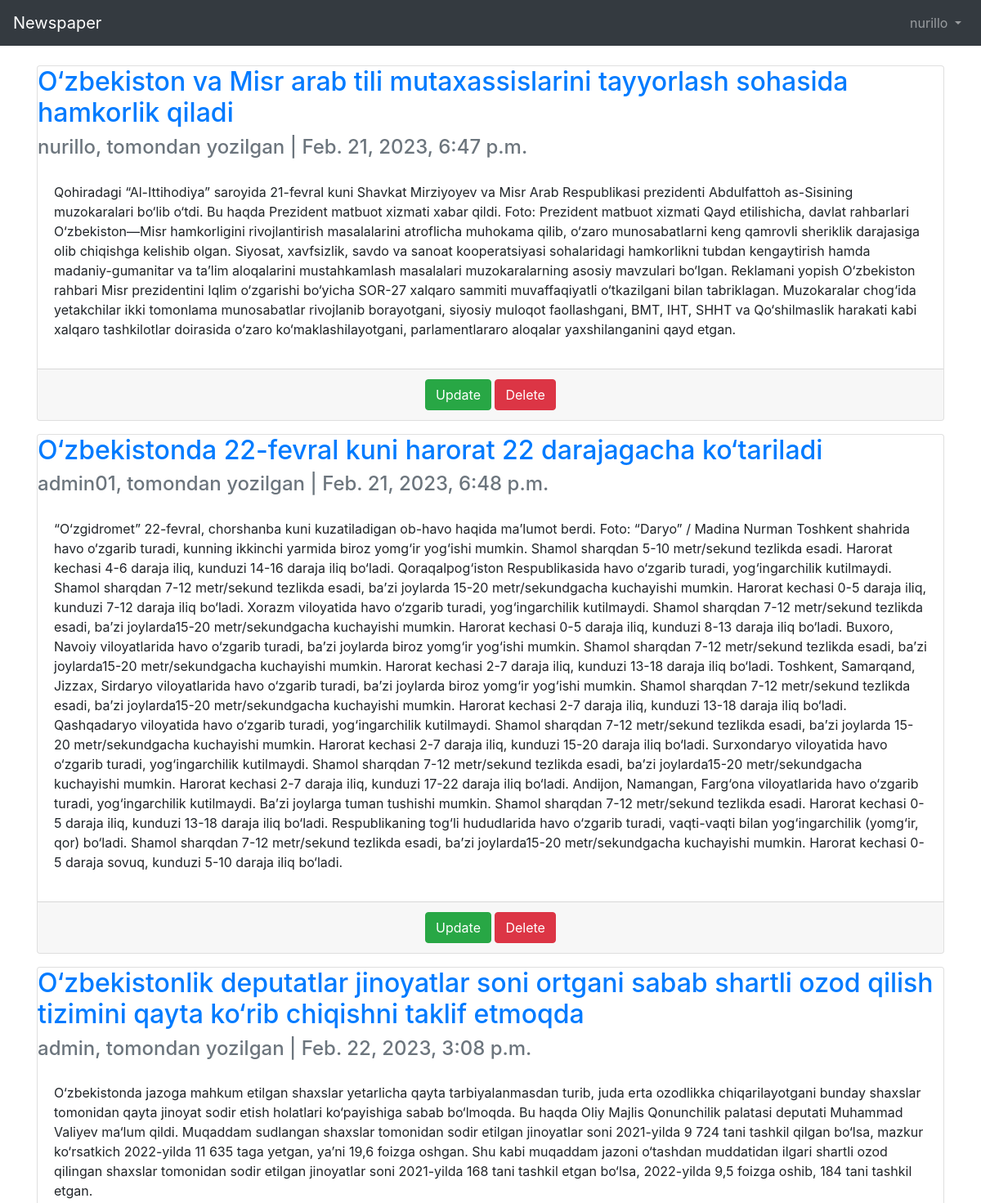
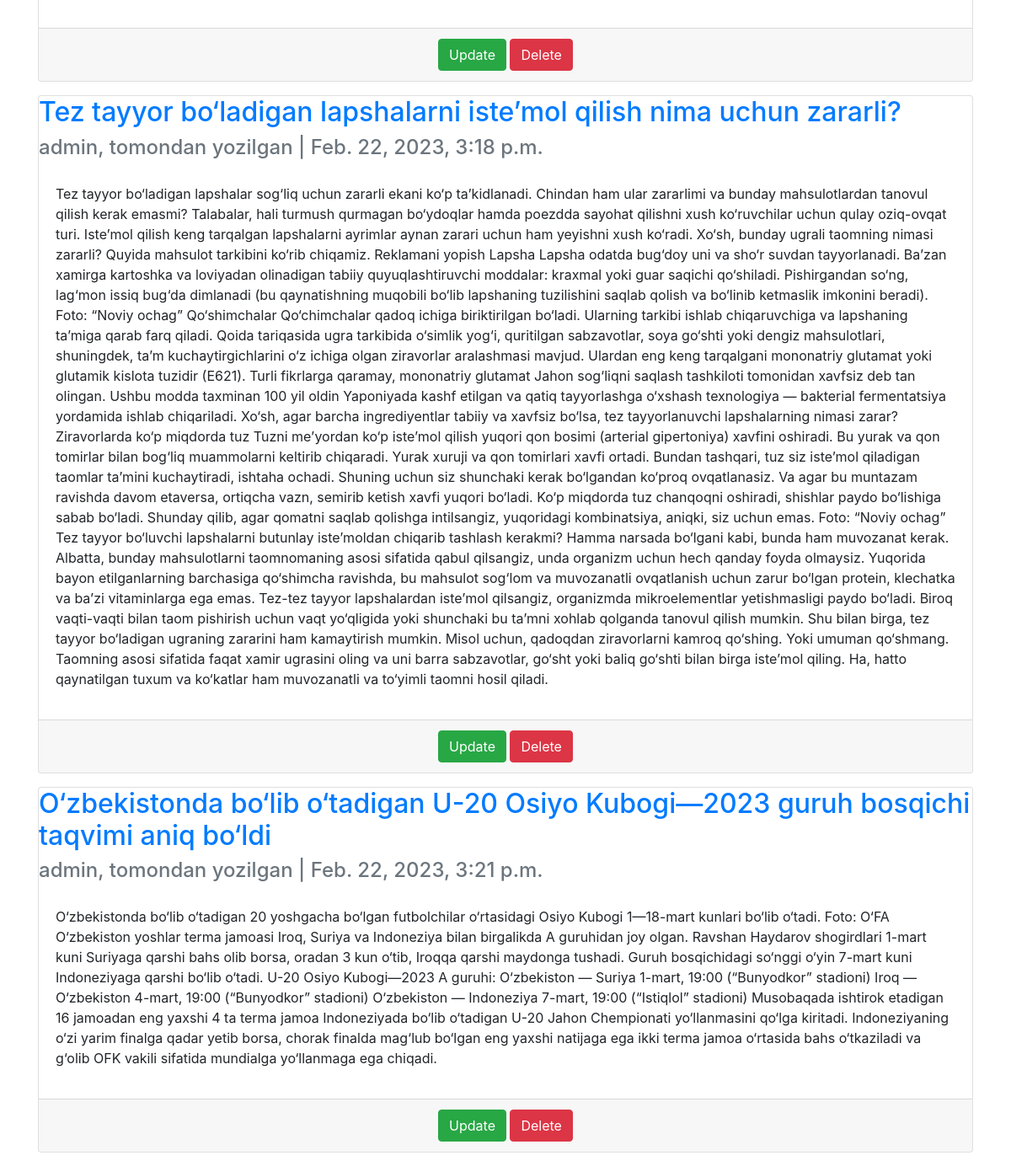
The page / (signed in) on the database its author committed (2 pictures, top to bottom).
### users/models.py (models this page shows)
class CustomUser(AbstractUser):
    firstname = models.CharField(max_length=50)
    lastname = models.CharField(max_length=100)
    email = models.EmailField(max_length=100)
    age = models.PositiveIntegerField(null=True, blank=True)
    address = models.CharField(max_length=200)
    phone = models.CharField(max_length=20)
    job = models.CharField(max_length=50)

### articles/models.py (models this page shows, shortened)
class Article(models.Model):
    author = models.ForeignKey(
        get_user_model(),
        on_delete=models.CASCADE,
    )
    title = models.CharField(max_length=255)
    body = models.TextField()
    image = models.ImageField(upload_to='images',
                              blank=True)
    date = models.DateTimeField(auto_now_add=True)

### articles/views.py (the view)
# urls.py: path('', ArticleListView.as_view(), name='article_list'),
class ArticleListView(ListView):
    model = Article
    template_name = 'article_list.html'

### templates/article_list.html
{% extends 'base.html'%} {%block title%} Articles {%endblock%} {%block content%} {% for i in object_list%}
<div class="card mb-3">
    <div class="card_header">
        <span class="font-weight-bold">
        <h2>
            <a href="{%url 'article_detail' i.pk%}" class="text-justify">
                {{i.title}}
            </a>
        </h2>
       </span>
        <span class="text-muted">
        <h4>
            {{i.author}}, tomondan yozilgan | {{i.date}}
        </h4>
       </span>
    </div>
    <div class="card-body">
        <p>
            {{i.body}}
        </p>
    </div>
    <div class="card-footer text-center text-muted">
        <a href="{%url 'article_update' i.pk%}" class="btn btn-success">Update</a> <a href="{%url 'article_delete' i.pk%}" class="btn btn-danger">Delete</a>
    </div>
</div>
{%endfor%} {%endblock%}

### templates/base.html (shortened to what this page needs)
<!DOCTYPE html>
<html lang="en">
<head>
    <link rel="stylesheet" href="https://cdn.jsdelivr.net/npm/bootstrap@4.0.0/dist/css/bootstrap.min.css">
</head>
<body>
    <header>
        <nav class="navbar navbar-expand-md navbar-dark bg-dark mb-4">
            <a class="navbar-brand" href="{% url 'article_list' %}">Newspaper</a>
            <div class="collapse navbar-collapse" id="navbarCollapse">
                {% if user.is_authenticated %}
                <ul class="navbar-nav ml-auto">
                    <li class="nav-item">
                        <a class="nav-link dropdown-toggle" href="#" id="userMenu" data-toggle="dropdown" aria-haspopup="true" aria-expanded="false">
            {{ user.username }}
            </a>
                    </li>
                </ul>
                {% endif %}
            </div>
        </nav>
        <div class="container">
            {% block content %} {% endblock content %}
        </div>
    </header>
</body>
</html>

### rows shown on the page
CustomUser: username "nurillo"
Article: title "O‘zbekiston va Misr arab tili mutaxassislarini tayyorlash sohasida hamkorlik qiladi", author "nurillo", date "Feb. 21, 2023, 6:47 p.m.", body "Qohiradagi “Al-Ittihodiya” saroyida 21-fevral kuni Shavkat Mirziyoyev va Misr Arab Respublikasi prezidenti Abdulfattoh as-Sisining muzokaralari bo‘lib o‘tdi. Bu haqda Prezident matbuot xizmati xabar qildi. Foto: Prezident matbuot xizmati Qayd etilishicha, davlat rahbarlari O‘zbekiston—Misr hamkorligini rivojlantirish masalalarini atroflicha muhokama qilib, o‘zaro munosabatlarni keng qamrovli sheriklik darajasiga olib chiqishga kelishib olgan. Siyosat, xavfsizlik, savdo va sanoat kooperatsiyasi sohalaridagi hamkorlikni tubdan kengaytirish hamda madaniy-gumanitar va ta’lim aloqalarini mustahkamlash masalalari muzokaralarning asosiy mavzulari bo‘lgan. Reklamani yopish O‘zbekiston rahbari Misr…"
Article: title "O‘zbekistonda 22-fevral kuni harorat 22 darajagacha ko‘tariladi", author "admin01", date "Feb. 21, 2023, 6:48 p.m.", body "“O‘zgidromet” 22-fevral, chorshanba kuni kuzatiladigan ob-havo haqida ma’lumot berdi. Foto: “Daryo” / Madina Nurman Toshkent shahrida havo o‘zgarib turadi, kunning ikkinchi yarmida biroz yomg‘ir yog‘ishi mumkin. Shamol sharqdan 5-10 metr/sekund tezlikda esadi. Harorat kechasi 4-6 daraja iliq, kunduzi 14-16 daraja iliq bo‘ladi. Qoraqalpog‘iston Respublikasida havo o‘zgarib turadi, yog‘ingarchilik kutilmaydi. Shamol sharqdan 7-12 metr/sekund tezlikda esadi, baʼzi joylarda 15-20 metr/sekundgacha kuchayishi mumkin. Harorat kechasi 0-5 daraja iliq, kunduzi 7-12 daraja iliq bo‘ladi. Xorazm viloyatida havo o‘zgarib turadi, yog‘ingarchilik kutilmaydi. Shamol sharqdan 7-12 metr/sekund tezlikda…"
Article: title "O‘zbekistonlik deputatlar jinoyatlar soni ortgani sabab shartli ozod qilish tizimini qayta ko‘rib chiqishni taklif etmoqda", author "admin", date "Feb. 22, 2023, 3:08 p.m.", body "O‘zbekistonda jazoga mahkum etilgan shaxslar yetarlicha qayta tarbiyalanmasdan turib, juda erta ozodlikka chiqarilayotgani bunday shaxslar tomonidan qayta jinoyat sodir etish holatlari ko‘payishiga sabab bo‘lmoqda. Bu haqda Oliy Majlis Qonunchilik palatasi deputati Muhammad Valiyev ma‘lum qildi. Muqaddam sudlangan shaxslar tomonidan sodir etilgan jinoyatlar soni 2021-yilda 9 724 tani tashkil qilgan bo‘lsa, mazkur ko‘rsatkich 2022-yilda 11 635 taga yetgan, yaʼni 19,6 foizga oshgan. Shu kabi muqaddam jazoni o‘tashdan muddatidan ilgari shartli ozod qilingan shaxslar tomonidan sodir etilgan jinoyatlar soni 2021-yilda 168 tani tashkil etgan bo‘lsa, 2022-yilda 9,5 foizga oshib, 184 tani tashkil…"
Article: title "Tez tayyor bo‘ladigan lapshalarni isteʼmol qilish nima uchun zararli?", author "admin", date "Feb. 22, 2023, 3:18 p.m.", body "Tez tayyor bo‘ladigan lapshalar sog‘liq uchun zararli ekani ko‘p taʼkidlanadi. Chindan ham ular zararlimi va bunday mahsulotlardan tanovul qilish kerak emasmi? Talabalar, hali turmush qurmagan bo‘ydoqlar hamda poezdda sayohat qilishni xush ko‘ruvchilar uchun qulay oziq-ovqat turi. Isteʼmol qilish keng tarqalgan lapshalarni ayrimlar aynan zarari uchun ham yeyishni xush ko‘radi. Xo‘sh, bunday ugrali taomning nimasi zararli? Quyida mahsulot tarkibini ko‘rib chiqamiz. Reklamani yopish Lapsha Lapsha odatda bug‘doy uni va sho‘r suvdan tayyorlanadi. Baʼzan xamirga kartoshka va loviyadan olinadigan tabiiy quyuqlashtiruvchi moddalar: kraxmal yoki guar saqichi qo‘shiladi. Pishirgandan so‘ng, lag‘mon…"
Article: title "O‘zbekistonda bo‘lib o‘tadigan U-20 Osiyo Kubogi—2023 guruh bosqichi taqvimi aniq bo‘ldi", author "admin", date "Feb. 22, 2023, 3:21 p.m.", body "O‘zbekistonda bo‘lib o‘tadigan 20 yoshgacha bo‘lgan futbolchilar o‘rtasidagi Osiyo Kubogi 1—18-mart kunlari bo‘lib o‘tadi. Foto: O‘FA O‘zbekiston yoshlar terma jamoasi Iroq, Suriya va Indoneziya bilan birgalikda A guruhidan joy olgan. Ravshan Haydarov shogirdlari 1-mart kuni Suriyaga qarshi bahs olib borsa, oradan 3 kun o‘tib, Iroqqa qarshi maydonga tushadi. Guruh bosqichidagi so‘nggi o‘yin 7-mart kuni Indoneziyaga qarshi bo‘lib o‘tadi. U-20 Osiyo Kubogi—2023 A guruhi: O‘zbekiston — Suriya 1-mart, 19:00 (“Bunyodkor” stadioni) Iroq — O‘zbekiston 4-mart, 19:00 (“Bunyodkor” stadioni) O‘zbekiston — Indoneziya 7-mart, 19:00 (“Istiqlol” stadioni) Musobaqada ishtirok etadigan 16 jamoadan eng…"
